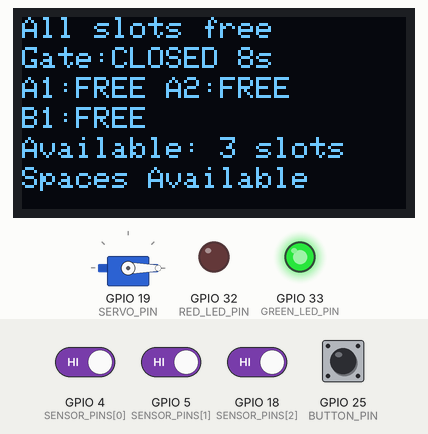
Recording of a sketch running on a simulated ESP32. On the bench: 128×64 one-colour display, servo, output pins drawn as LEDs (lit = HIGH). The inputs (shaded band) are chosen by the test bench; at power-on: GPIO 4 (SENSOR_PINS[0]), GPIO 5 (SENSOR_PINS[1]), GPIO 18 (SENSOR_PINS[2]), GPIO 25 (BUTTON_PIN) HIGH. What the sketch prints to the serial monitor is not drawn.

Above: at 10.7 s.
10.8 s: GPIO 25 (BUTTON_PIN) pulled LOW for 1 s
At 12.0 s:
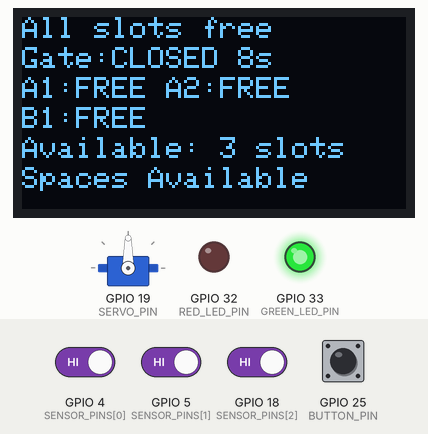
13.3 s: GPIO 4 (SENSOR_PINS[0]) driven LOW
16.3 s: GPIO 5 (SENSOR_PINS[1]) driven LOW
19.3 s: GPIO 18 (SENSOR_PINS[2]) driven LOW
At 20.7 s:
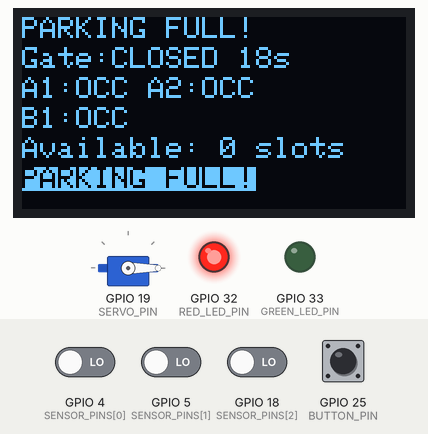
21.7 s: GPIO 4 (SENSOR_PINS[0]) driven HIGH
At 22.9 s:
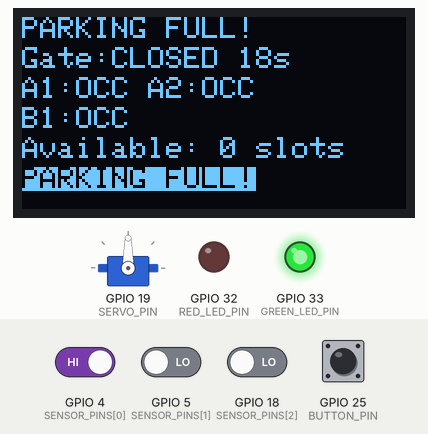
23.3 s: GPIO 4 (SENSOR_PINS[0]) driven LOW
At 71.7 s:
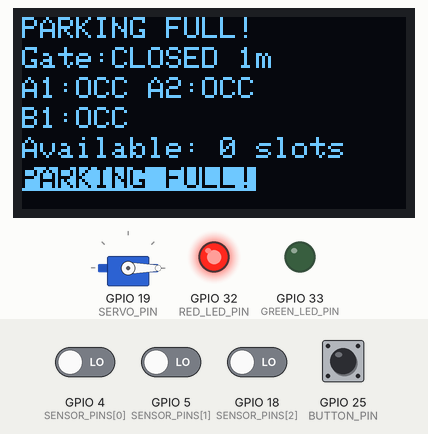
Timing chart, 0 to 72.0 s (numbered marks = the images above; inputs shaded):
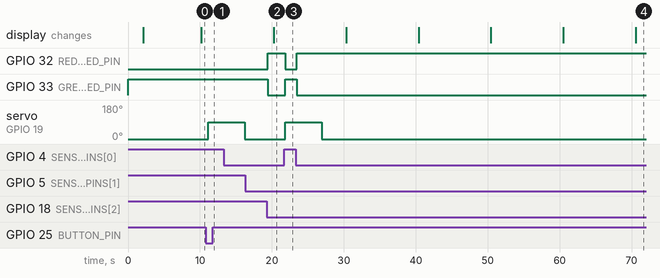

The sketch:

simple_parking_barrier_system.ino
```cpp
/*
 * Simple Parking Barrier System with 3 Slots
 * ESP32 Parking System with Servo Barrier Control
 *
 * Features:
 * - 3 Infrared sensors for parking slots (A1, A2, B1)
 * - Servo motor (MG90S) as automatic barrier
 * - Push button for manual barrier control
 * - OLED 128x64 display for status
 * - Automatic barrier opening when slots available
 * - Manual barrier control with timed opening
 */

#include <Wire.h>
#include <Adafruit_GFX.h>
#include <Adafruit_SSD1306.h>
#include <ESP32Servo.h>

// ===== PIN DEFINITIONS =====
// Infrared Sensors for 3 parking slots
const int SENSOR_PINS[3] = {4, 5, 18}; // GPIO pins for sensors A1, A2, B1
const int SENSOR_COUNT = 3;

// Servo Motor (MG90S) - Barrier Control
const int SERVO_PIN = 19;              // GPIO19 - Servo control pin
Servo barrierServo;

// Push Button for Manual Control
const int BUTTON_PIN = 25;             // GPIO25 - Push button (with pull-up)

// LED Indicators
const int RED_LED_PIN = 32;            // GPIO32 - Red LED (Parking Full)
const int GREEN_LED_PIN = 33;          // GPIO33 - Green LED (Spaces Available)

// OLED I2C Configuration
const int SDA_PIN = 21;                // GPIO21 - SDA (I2C Data)
const int SCL_PIN = 22;                // GPIO22 - SCL (I2C Clock)
#define SCREEN_WIDTH 128               // OLED display width, in pixels
#define SCREEN_HEIGHT 64               // OLED display height, in pixels
#define OLED_RESET -1                  // Reset pin # (or -1 if sharing Arduino reset pin)
Adafruit_SSD1306 display(SCREEN_WIDTH, SCREEN_HEIGHT, &Wire, OLED_RESET);

// ===== SYSTEM VARIABLES =====
bool slotOccupied[3] = {false, false, false}; // Slot occupancy status
bool previousSlotState[3] = {false, false, false}; // Previous states
int occupiedCount = 0;                 // Number of occupied slots
int availableSlots = 3;                // Number of available slots

// Servo and Button Control
const int BARRIER_CLOSED_ANGLE = 0;    // Servo angle when barrier is closed (0 degrees)
const int BARRIER_OPEN_ANGLE = 90;     // Servo angle when barrier is open (90 degrees)
bool barrierOpen = false;              // Current barrier state
unsigned long barrierOpenTime = 0;     // Time when barrier was opened
const unsigned long BARRIER_OPEN_DURATION = 5000; // Barrier stays open for 5 seconds

// Button Control
bool buttonPressed = false;
bool lastButtonState = HIGH;          // Button is pulled up, so HIGH = not pressed
unsigned long lastDebounceTime = 0;
const unsigned long DEBOUNCE_DELAY = 50;

// Timing
unsigned long lastUpdateTime = 0;
unsigned long systemStartTime = 0;
unsigned long totalDetections = 0;
unsigned long lastMemoryCleanup = 0;
const unsigned long MEMORY_CLEANUP_INTERVAL = 30000; // Clean memory every 30 seconds

// Memory management
const unsigned long DISPLAY_UPDATE_INTERVAL = 10000; // Update display every 10 seconds (reduced frequency)
unsigned long lastDisplayUpdate = 0;
const unsigned long I2C_RETRY_DELAY = 1000; // Delay between I2C retries
unsigned long lastI2CError = 0;

// Parking slot names for display (using const char* to save RAM)
const char* slotNames[3] = {"A1", "A2", "B1"};

void setup() {
  // Initialize Serial Communication
  Serial.begin(115200);
  Serial.println("\n======== Simple Parking Barrier System ========");
  Serial.println("3-Slot Parking with Servo Barrier Control");
  Serial.println("Initializing system...");

  // Initialize OLED display
  if (!display.begin(SSD1306_SWITCHCAPVCC, 0x3C)) { // Address 0x3C for 128x64
    Serial.println(F("SSD1306 allocation failed"));
    Serial.println("OLED display not found - using Serial Monitor only");
  } else {
    Serial.println("OLED display initialized successfully");
    display.clearDisplay();
    display.setTextSize(1);
    display.setTextColor(SSD1306_WHITE);
    display.setCursor(0, 0);
    display.println("Parking System");
    display.println("Initializing...");
    display.display();
  }

  // Initialize sensor pins
  for (int i = 0; i < SENSOR_COUNT; i++) {
    pinMode(SENSOR_PINS[i], INPUT);
    Serial.print("Sensor ");
    Serial.print(i + 1);
    Serial.print(" (Slot ");
    Serial.print(slotNames[i]);
    Serial.print(") initialized on GPIO");
    Serial.println(SENSOR_PINS[i]);
  }

  // Initialize LED pins
  pinMode(RED_LED_PIN, OUTPUT);
  pinMode(GREEN_LED_PIN, OUTPUT);

  // Initialize button pin with internal pull-up
  pinMode(BUTTON_PIN, INPUT_PULLUP);

  // Initialize servo
  barrierServo.attach(SERVO_PIN);
  barrierServo.write(BARRIER_CLOSED_ANGLE); // Start with barrier closed
  Serial.println("Servo barrier initialized - CLOSED position");

  // Initial LED state
  setSystemReadyLEDs();

  Serial.println("System initialization complete!");
  Serial.println("Parking Slot Layout:");
  Serial.println("  A1  A2    (Front Row)");
  Serial.println("  B1        (Back Row)");
  Serial.println("===============================================");
  Serial.println("Press button to manually open barrier for 5 seconds");

  // Print initial memory status
  printMemoryStatus();

  delay(2000); // Allow system to stabilize
  systemStartTime = millis();

  // Display initial status
  updateDisplay();
}

void loop() {
  bool stateChanged = false;

  // Read all sensors and check for changes
  for (int i = 0; i < SENSOR_COUNT; i++) {
    int sensorValue = digitalRead(SENSOR_PINS[i]);
    bool currentState = (sensorValue == LOW); // LOW = object detected (occupied)

    // Check if this slot's state changed
    if (currentState != previousSlotState[i]) {
      previousSlotState[i] = currentState;
      slotOccupied[i] = currentState;
      stateChanged = true;

      if (currentState) {
        Serial.print("🚗 Slot ");
        Serial.print(slotNames[i]);
        Serial.println(" OCCUPIED - Vehicle parked");
        totalDetections++;
      } else {
        Serial.print("🟢 Slot ");
        Serial.print(slotNames[i]);
        Serial.println(" AVAILABLE - Vehicle left");

        // Auto-open barrier when a slot becomes available
        if (!barrierOpen) {
          openBarrier();
          Serial.println("🚪 Barrier AUTO-OPENED - Slot available!");
        }
      }
    }
  }

  // Handle button press for manual barrier control
  handleButtonPress();

  // Handle automatic barrier closing
  handleBarrierTiming();

  // Periodic memory cleanup
  handleMemoryCleanup();

  // Update OLED display periodically
  if (millis() - lastDisplayUpdate > DISPLAY_UPDATE_INTERVAL) {
    updateDisplay();
    lastDisplayUpdate = millis();
  }

  // If any state changed, update counters and display
  if (stateChanged) {
    updateOccupancyCounters();
    updateLEDStatus();
    printParkingStatus();
  }

  // Print status every 10 seconds
  if (millis() - lastDisplayUpdate > DISPLAY_UPDATE_INTERVAL) {
    printParkingStatus();
    lastDisplayUpdate = millis();
  }

  delay(200); // Increased delay to prevent I2C overload and excessive polling
}

// ===== CORE FUNCTIONS =====

void updateOccupancyCounters() {
  occupiedCount = 0;
  for (int i = 0; i < SENSOR_COUNT; i++) {
    if (slotOccupied[i]) {
      occupiedCount++;
    }
  }
  availableSlots = SENSOR_COUNT - occupiedCount;
}

void updateLEDStatus() {
  if (occupiedCount == SENSOR_COUNT) {
    // Parking full - Red only
    digitalWrite(RED_LED_PIN, HIGH);
    digitalWrite(GREEN_LED_PIN, LOW);
  } else {
    // Spaces available - Green only
    digitalWrite(RED_LED_PIN, LOW);
    digitalWrite(GREEN_LED_PIN, HIGH);
  }
}

void setSystemReadyLEDs() {
  digitalWrite(RED_LED_PIN, LOW);
  digitalWrite(GREEN_LED_PIN, HIGH);  // Green = spaces available
}

// ===== SERVO BARRIER CONTROL =====

void openBarrier() {
  if (!barrierOpen) {
    barrierServo.write(BARRIER_OPEN_ANGLE);
    barrierOpen = true;
    barrierOpenTime = millis();
    Serial.println("🚪 BARRIER OPENED");
  }
}

void closeBarrier() {
  if (barrierOpen) {
    barrierServo.write(BARRIER_CLOSED_ANGLE);
    barrierOpen = false;
    Serial.println("🚪 BARRIER CLOSED");
  }
}

void handleBarrierTiming() {
  // Auto-close barrier after specified duration
  if (barrierOpen && (millis() - barrierOpenTime >= BARRIER_OPEN_DURATION)) {
    closeBarrier();
  }
}

// ===== BUTTON CONTROL =====

void handleButtonPress() {
  bool reading = digitalRead(BUTTON_PIN);

  // Check if button state changed (for debouncing)
  if (reading != lastButtonState) {
    lastDebounceTime = millis();
  }

  // If button state has been stable for debounce delay
  if ((millis() - lastDebounceTime) > DEBOUNCE_DELAY) {
    // If button state has changed
    if (reading != buttonPressed) {
      buttonPressed = reading;

      // If button is pressed (LOW because of pull-up)
      if (buttonPressed == LOW) {
        Serial.println("🔘 BUTTON PRESSED - Manual barrier control");

        if (barrierOpen) {
          // If barrier is open, close it immediately
          closeBarrier();
          Serial.println("🚪 Manual CLOSE command");
        } else {
          // If barrier is closed, open it for the specified duration
          openBarrier();
          Serial.println("🚪 Manual OPEN command - Will close in 5 seconds");
        }
      }
    }
  }

  lastButtonState = reading;
}

// ===== DISPLAY FUNCTIONS =====

void updateDisplay() {
  // Update OLED display
  display.clearDisplay();
  display.setTextSize(1);
  display.setTextColor(SSD1306_WHITE);

  // Line 1: Occupancy status
  display.setCursor(0, 0);
  if (occupiedCount == 0) {
    display.println("All slots free");
  } else if (occupiedCount == SENSOR_COUNT) {
    display.println("PARKING FULL!");
  } else {
    display.print(occupiedCount);
    display.print("/");
    display.print(SENSOR_COUNT);
    display.println(" slots used");
  }

  // Line 2: Barrier status and uptime
  display.setCursor(0, 10);
  if (barrierOpen) {
    display.print("Gate:OPEN ");
    unsigned long timeLeft = (BARRIER_OPEN_DURATION - (millis() - barrierOpenTime)) / 1000;
    if (timeLeft > 0) {
      display.print(timeLeft);
      display.println("s");
    } else {
      display.println("0s");
    }
  } else {
    display.print("Gate:CLOSED ");
    unsigned long uptime = (millis() - systemStartTime) / 1000;
    if (uptime < 60) {
      display.print(uptime);
      display.println("s");
    } else {
      display.print(uptime / 60);
      display.println("m");
    }
  }

  // Line 3: Individual slot status
  display.setCursor(0, 20);
  display.print("A1:");
  display.print(slotOccupied[0] ? "OCC" : "FREE");
  display.print(" A2:");
  display.print(slotOccupied[1] ? "OCC" : "FREE");

  display.setCursor(0, 30);
  display.print("B1:");
  display.print(slotOccupied[2] ? "OCC" : "FREE");

  // Line 4: Available slots count
  display.setCursor(0, 40);
  display.print("Available: ");
  display.print(availableSlots);
  display.print(" slots");

  // Line 5: System status
  display.setCursor(0, 50);
  if (occupiedCount == SENSOR_COUNT) {
    display.setTextColor(SSD1306_BLACK, SSD1306_WHITE); // Inverted text
    display.println("PARKING FULL!");
  } else {
    display.setTextColor(SSD1306_WHITE);
    display.println("Spaces Available");
  }

  display.display();

  // Also print to Serial for debugging
  Serial.println("=== OLED DISPLAY UPDATE ===");
  Serial.print("Occupancy: ");
  Serial.print(occupiedCount);
  Serial.print("/");
  Serial.print(SENSOR_COUNT);
  Serial.print(" (");
  Serial.print((occupiedCount * 100) / SENSOR_COUNT);
  Serial.println("%)");
  Serial.print("Available: ");
  Serial.println(availableSlots);
  Serial.print("Barrier: ");
  Serial.println(barrierOpen ? "OPEN" : "CLOSED");
  Serial.println("=============================");
}

void printParkingStatus() {
  Serial.println("\n=== PARKING STATUS UPDATE ===");
  Serial.print("Occupancy: ");
  Serial.print(occupiedCount);
  Serial.print("/");
  Serial.print(SENSOR_COUNT);
  Serial.print(" (");
  Serial.print((occupiedCount * 100) / SENSOR_COUNT);
  Serial.println("%)");

  Serial.print("Available Slots: ");
  Serial.println(availableSlots);

  Serial.print("Barrier Status: ");
  Serial.println(barrierOpen ? "🚪 OPEN" : "🚪 CLOSED");

  Serial.println("Slot Details:");
  for (int i = 0; i < SENSOR_COUNT; i++) {
    Serial.print("  ");
    Serial.print(slotNames[i]);
    Serial.print(": ");
    Serial.println(slotOccupied[i] ? "🚗 OCCUPIED" : "🟢 AVAILABLE");
  }
  Serial.println("=============================\n");
}

// ===== MEMORY MANAGEMENT FUNCTIONS =====

void handleMemoryCleanup() {
  // Perform memory cleanup every specified interval
  if (millis() - lastMemoryCleanup >= MEMORY_CLEANUP_INTERVAL) {
    performMemoryCleanup();
    lastMemoryCleanup = millis();
  }
}

void performMemoryCleanup() {
  // Light memory cleanup without aggressive LCD operations
  Serial.println(F("🧹 Performing light memory cleanup..."));

  // Print memory status before cleanup
  size_t freeHeapBefore = ESP.getFreeHeap();

  // Light garbage collection without LCD operations
  for (int i = 0; i < 3; i++) { // Reduced iterations
    char* temp = (char*)malloc(50);
    if (temp != NULL) {
      free(temp);
    }
    delay(5); // Shorter delay
  }

  size_t freeHeapAfter = ESP.getFreeHeap();

  // Print memory status
  printMemoryStatus();

  Serial.print(F("Memory cleanup complete. Freed: "));
  Serial.print(freeHeapAfter - freeHeapBefore);
  Serial.println(F(" bytes"));
}

void printMemoryStatus() {
  Serial.println(F("\n=== MEMORY STATUS ==="));

  // Convert bytes to GB
  float freeHeapGB = ESP.getFreeHeap() / (1024.0 * 1024.0 * 1024.0);
  float heapSizeGB = ESP.getHeapSize() / (1024.0 * 1024.0 * 1024.0);
  float freePsramGB = ESP.getFreePsram() / (1024.0 * 1024.0 * 1024.0);
  float minFreeHeapGB = ESP.getMinFreeHeap() / (1024.0 * 1024.0 * 1024.0);

  Serial.print(F("Free Heap: "));
  Serial.print(freeHeapGB, 3);
  Serial.println(F(" GB"));

  Serial.print(F("Heap Size: "));
  Serial.print(heapSizeGB, 3);
  Serial.println(F(" GB"));

  Serial.print(F("Free PSRAM: "));
  Serial.print(freePsramGB, 3);
  Serial.println(F(" GB"));

  Serial.print(F("Min Free Heap: "));
  Serial.print(minFreeHeapGB, 3);
  Serial.println(F(" GB"));

  // Calculate memory usage percentage
  float memoryUsage = ((float)(ESP.getHeapSize() - ESP.getFreeHeap()) / ESP.getHeapSize()) * 100;
  Serial.print(F("Memory Usage: "));
  Serial.print(memoryUsage, 1);
  Serial.println(F("%"));

  Serial.println(F("=====================\n"));
}

// ===== OLED DISPLAY FUNCTIONS =====

void initializeOLED() {
  // Initialize I2C for OLED
  Wire.begin(SDA_PIN, SCL_PIN);
  Wire.setClock(400000); // Fast I2C

  // Try to initialize OLED display
  if (!display.begin(SSD1306_SWITCHCAPVCC, 0x3C)) {
    Serial.println(F("SSD1306 allocation failed"));
    return;
  }

  // Clear the buffer
  display.clearDisplay();
  display.setTextSize(1);
  display.setTextColor(SSD1306_WHITE);
  display.setCursor(0, 0);
  display.println("Parking System");
  display.println("Initializing...");
  display.display();
  delay(1000);
}

void testOLED() {
  // Test OLED display function
  display.clearDisplay();
  display.setTextSize(2);
  display.setTextColor(SSD1306_WHITE);
  display.setCursor(0, 0);
  display.println("OLED Test");
  display.setTextSize(1);
  display.setCursor(0, 20);
  display.println("Display Working!");
  display.display();
  delay(2000);
}

// ===== I2C ERROR RECOVERY =====

void handleI2CErrors() {
  // Check for I2C errors and attempt recovery
  if (millis() - lastI2CError > I2C_RETRY_DELAY) {
    // Try to recover I2C communication
    Wire.end();
    delay(100);
    Wire.begin(SDA_PIN, SCL_PIN);
    Wire.setClock(400000); // Fast I2C for OLED
    delay(100);

    // Test I2C communication with OLED
    Wire.beginTransmission(0x3C);
    if (Wire.endTransmission() == 0) {
      // I2C communication recovered silently
      Serial.println("I2C communication recovered");
    }
  }
}
```

Measured:
- after the input at 10.8 s, servo on GPIO 19 (SERVO_PIN): 0° → 90° after 0.37 s
- after the input at 16.3 s, every drawn part: stays the same
- after the input at 19.3 s, GPIO 32 (RED_LED_PIN): LOW → HIGH after 0.12 s; GPIO 33 (GREEN_LED_PIN): HIGH → LOW after 0.12 s; the display: changes after 0.96 s (image 2)
- after the input at 21.7 s, GPIO 32 (RED_LED_PIN): HIGH → LOW after 0.17 s; GPIO 33 (GREEN_LED_PIN): LOW → HIGH after 0.17 s; servo on GPIO 19 (SERVO_PIN): 0° → 90° after 0.17 s
- after the input at 23.3 s, GPIO 32 (RED_LED_PIN): LOW → HIGH after 0.19 s; GPIO 33 (GREEN_LED_PIN): HIGH → LOW after 0.19 s
